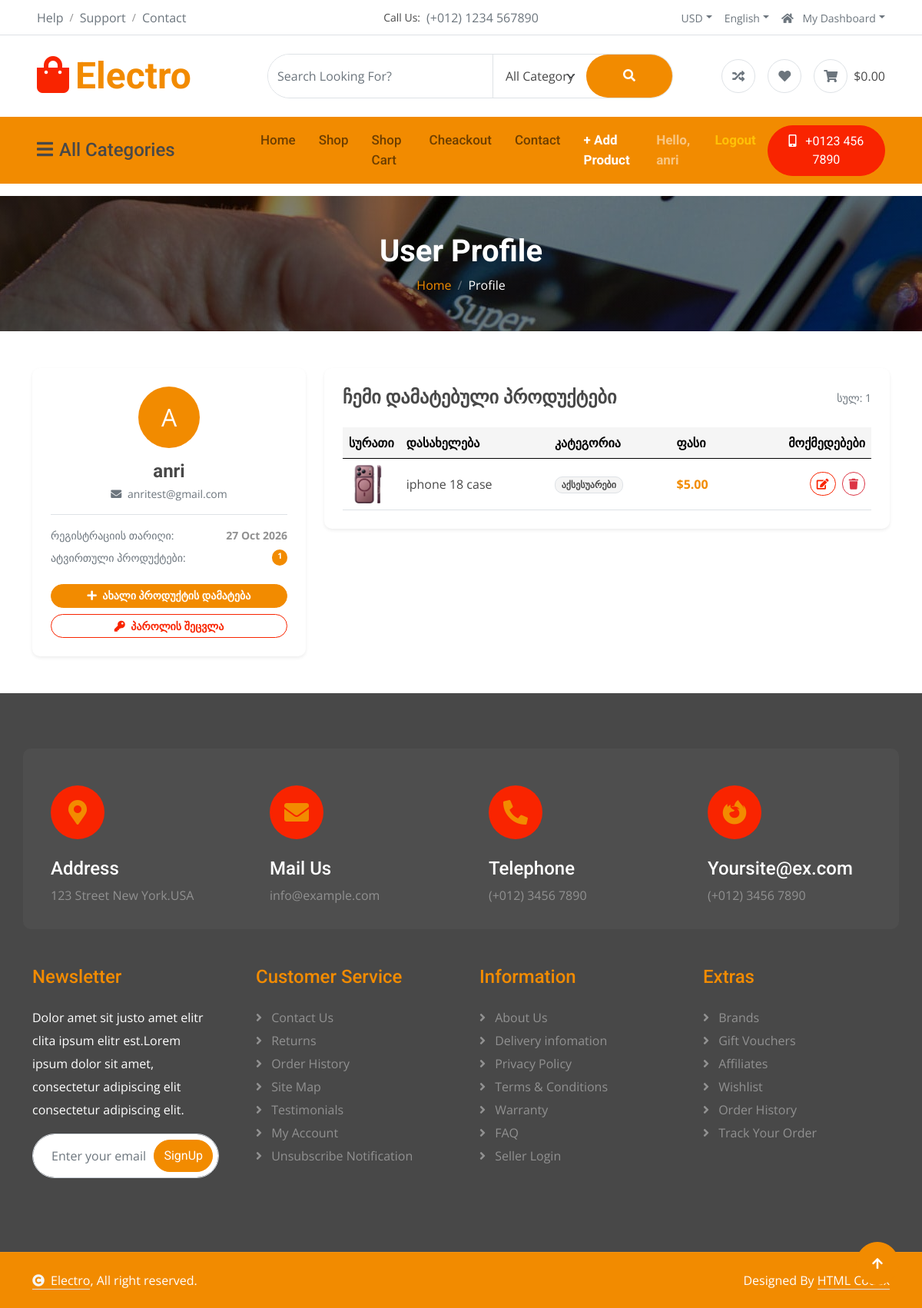
Before: /users/profile/ (signed in) with the older database file.
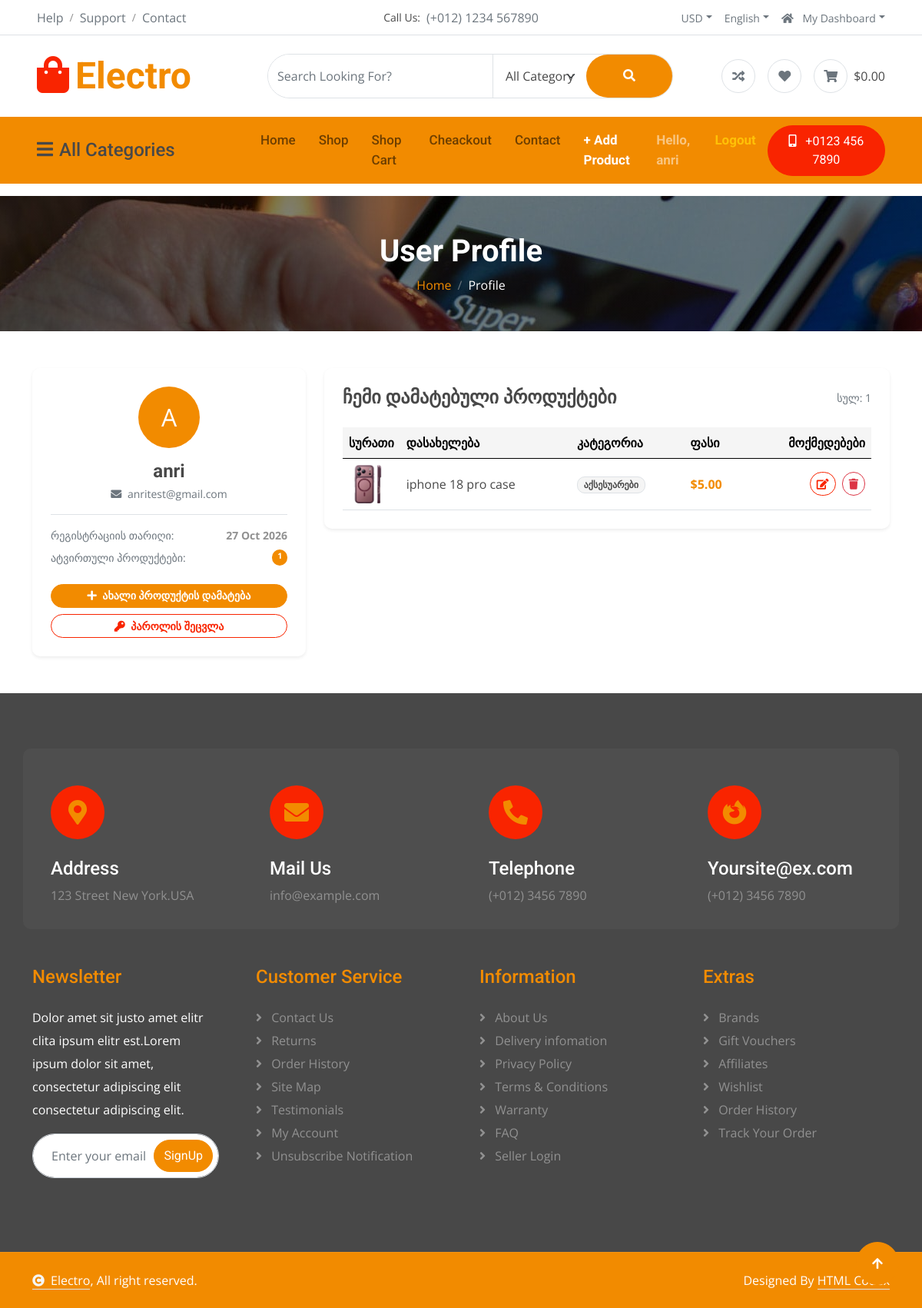
After: the same page with the newer database file.
### shop/models.py (models this page shows, shortened)
class Product(models.Model):
    category = models.ForeignKey(
        Category,
        on_delete=models.CASCADE,
        related_name="products",
        verbose_name="კატეგორია"
    )
    user = models.ForeignKey(
        User,
        on_delete=models.CASCADE,
        related_name='products',
        null=True,
        blank=True,
        verbose_name="მომხმარებელი",
    )
    name = models.CharField(max_length=200, verbose_name="პროდუქტის სახელი")
    description = models.TextField(verbose_name="აღწერა")
    price = models.DecimalField(max_digits=10, decimal_places=2, verbose_name="ფასი")
    image = models.ImageField(upload_to='products/', blank=True, null=True)
    is_on_sale = models.BooleanField(default=False, verbose_name="ფასდაკლება")
    is_available = models.BooleanField(default=True, verbose_name="ხელმისაწვდომობა")
    created_at = models.DateTimeField(auto_now_add=True)

class Category(models.Model):
    name = models.CharField(max_length=150, unique=True, verbose_name="კატეგორიის სახელი")
    description = models.TextField(blank=True, null=True, verbose_name="აღწერა")

### users/views.py (the view)
# urls.py: path('profile/', views.profile_view, name='profile'),
@login_required
def profile_view(request):
    user_products = Product.objects.filter(user=request.user).order_by('-id')
    context = {
        'user': request.user,
        'user_products': user_products,
        'total_products': user_products.count(),
    }
    return render(request, 'users/profile.html', context)

### users/templates/users/profile.html (shortened to what the changed rows need)
{% extends 'shop/base.html' %}
{% load static %}
{% block content %}
<div class="container-fluid page-header py-5">
    <h1 class="text-center text-white display-6 wow fadeInUp" data-wow-delay="0.1s">User Profile</h1>
</div>
<div class="container py-5">
    <div class="row g-4">
        <div class="col-lg-8">
            <div class="card border-0 shadow-sm rounded p-4">
                {% if user_products %}
                    <div class="table-responsive">
                        <table class="table table-hover align-middle mb-0">
                            <thead class="table-light">
                                <tr>
                                    <th scope="col">სურათი</th>
                                    <th scope="col">დასახელება</th>
                                    <th scope="col">კატეგორია</th>
                                    <th scope="col">ფასი</th>
                                    <th scope="col" class="text-end">მოქმედებები</th>
                                </tr>
                            </thead>
                            <tbody>
                                {% for item in user_products %}
                                    <tr>
                                        <td style="width: 70px;">
                                            {% if item.image %}
                                                <img src="{{ item.image.url }}" alt="{{ item.name }}" class="rounded" style="width: 50px; height: 50px; object-fit: contain;">
                                            {% else %}
                                                <div class="bg-light rounded d-flex align-items-center justify-content-center text-muted" style="width: 50px; height: 50px;">
                                                    <i class="fas fa-image"></i>
                                                </div>
                                            {% endif %}
                                        </td>
                                        <td>
                                            <a href="{% url 'shop:product_detail' item.id %}" class="fw-semibold text-dark text-decoration-none">
                                                {{ item.name }}
                                            </a>
                                        </td>
                                        <td><span class="badge bg-light text-dark border">{{ item.category.name }}</span></td>
                                        <td class="fw-bold text-primary">${{ item.price }}</td>
                                        <td class="text-end">
                                            <a href="{% url 'shop:product_update' item.id %}" class="btn btn-sm btn-outline-secondary rounded-pill px-2 me-1" title="Edit">
                                                <i class="fas fa-edit"></i>
                                            </a>
                                            <a href="{% url 'shop:product_delete' item.id %}" class="btn btn-sm btn-outline-danger rounded-pill px-2" title="Delete">
                                                <i class="fas fa-trash"></i>
                                            </a>
                                        </td>
                                    </tr>
                                {% endfor %}
                            </tbody>
                        </table>
                    </div>
                {% endif %}
            </div>
        </div>
    </div>
</div>
{% endblock %}

Changed rows visible on the page:
changed Product "აქსესუარები": name "iphone 18 case" → "iphone 18 pro case"
